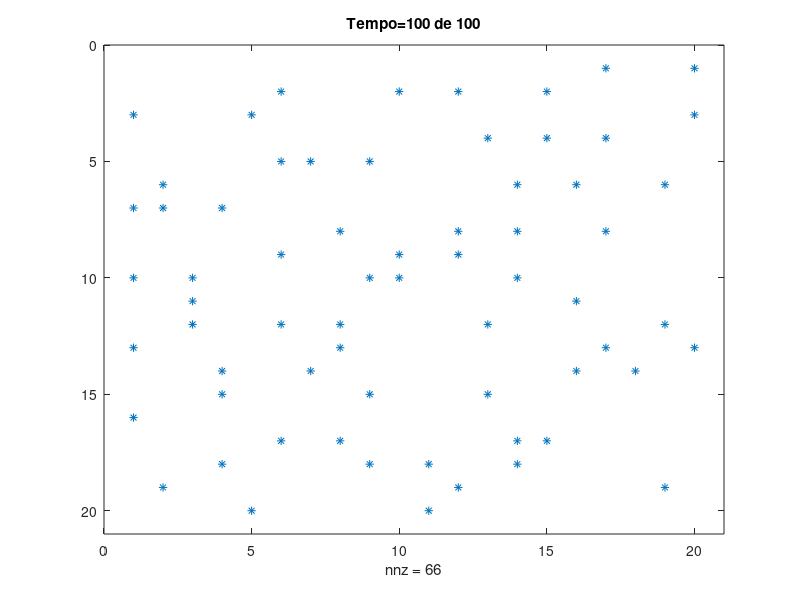
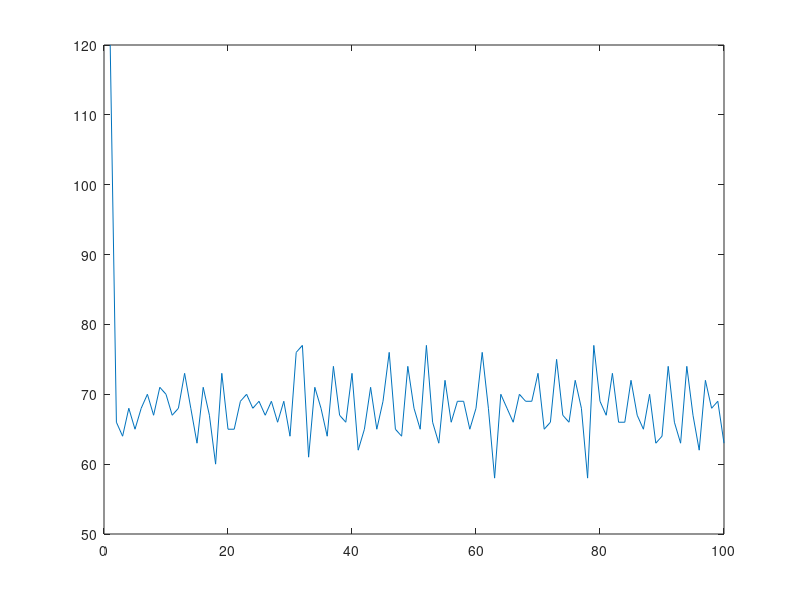

Write MATLAB code to recreate these figures, in order.
% Draft
% Game of life
%n matrix dimension 
%spsize matrix sparse size
%tf final time

function tentativa_life(n,spsize,tf)
if nargin<3
    n=20;
    spsize=0.3;
    tf=100;
end

A=sprand(n,n,spsize);
B=spones(A);
%B=full(B);
% spy(B)
[row,col]=find(B);
pop=zeros(1,tf);
for t=1:tf
    pop(t)=sum(sum(B));
%Matriz B modification    
for i=1:length(row)

%% Treatment of edges

%First line
if row(i)==1 
    %First corner
    if col(i)==1
        neighbors = B(row(i)+1,col(i))+B(row(i),col(i)+1)+B(row(i)+1,col(i)+1);
        if neighbors ==3 || neighbors ==1
            B(row(i),col(i))=0;
        else
            B(row(i),col(i))=1;
        end
       
    %Second corner
    elseif col(i)==n
        neighbors = B(row(i)+1,col(i))+B(row(i),col(i)-1)+B(row(i)+1,col(i)-1);
        if neighbors ==3 || neighbors ==1
            B(row(i),col(i))=0;
        else
            B(row(i),col(i))=1;
        end
        
    else
        neighbors = B(row(i)+1,col(i))+B(row(i),col(i)-1)+B(row(i)+1,col(i)-1)+B(row(i)+1,col(i)+1)+B(row(i),col(i)+1);
        if neighbors >=3 || neighbors ==1
            B(row(i),col(i))=0;
        else
            B(row(i),col(i))=1;
        end
    end
    
%End line
elseif row(i)==n
    %Third corner
    if col(i)==1
        neighbors = B(row(i)-1,col(i))+B(row(i),col(i)+1)+B(row(i)-1,col(i)+1);
        if neighbors ==3 || neighbors ==1
            B(row(i),col(i))=0;
        else
            B(row(i),col(i))=1;
        end
        
        %Fourth corner
    elseif  col(i)==n
        neighbors = B(row(i)-1,col(i))+B(row(i),col(i)-1)+B(row(i)-1,col(i)-1);
        if neighbors ==3 || neighbors ==1
            B(row(i),col(i))=0;
        else
            B(row(i),col(i))=1;
        end
    else
        neighbors = B(row(i)-1,col(i))+B(row(i),col(i)-1)+B(row(i)-1,col(i)-1)+B(row(i)-1,col(i)+1)+B(row(i),col(i)+1);
        if neighbors >=3 || neighbors ==1
            B(row(i),col(i))=0;
        else
            B(row(i),col(i))=1;
        end
    end

%First column
elseif col(i)==1
    if row(i)~=1 && row(i)~=n
        neighbors = B(row(i)-1,col(i))+B(row(i),col(i)+1)+B(row(i)+1,col(i)+1)+B(row(i)-1,col(i)+1)+B(row(i)+1,col(i));
        if neighbors >=3 || neighbors ==1
            B(row(i),col(i))=0;
        else
            B(row(i),col(i))=1;
        end
    end

%Last column
elseif col(i)==n
    if row(i)~=1 && row(i)~=n
        neighbors = B(row(i)-1,col(i))+B(row(i),col(i)-1)+B(row(i)+1,col(i)-1)+B(row(i)-1,col(i)-1)+B(row(i)+1,col(i));
        if neighbors >=3 || neighbors ==1
            B(row(i),col(i))=0;
        else
            B(row(i),col(i))=1;
        end
    end
    
else 
    neighbors = B(row(i)-1,col(i)+1)+B(row(i)+1,col(i)+1)+B(row(i),col(i)+1)+B(row(i)-1,col(i))+B(row(i),col(i)-1)+B(row(i)+1,col(i)-1)+B(row(i)-1,col(i)-1)+B(row(i)+1,col(i));
        if neighbors >=3 || neighbors ==1
            B(row(i),col(i))=0;
        else
            B(row(i),col(i))=1;
        end
end
end
spy(B)
title(['Tempo=', num2str(t), ' de ', num2str(tf)])
pause(0.2)
end
figure
plot(pop);
end
